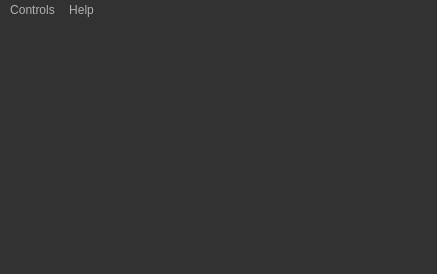
<?xml version="1.0" encoding="UTF-8"?>
<ui version="4.0">
 <class>MainWindow</class>
 <widget class="QMainWindow" name="MainWindow">
  <property name="geometry">
   <rect>
    <x>0</x>
    <y>0</y>
    <width>437</width>
    <height>274</height>
   </rect>
  </property>
  <property name="windowTitle">
   <string>Rubix Cube Game 3D! - Remastered</string>
  </property>
  <property name="windowIcon">
   <iconset resource="resource.qrc">
    <normaloff>:/Images/Icon.ico</normaloff>:/Images/Icon.ico</iconset>
  </property>
  <property name="styleSheet">
   <string notr="true">QToolTip
{
     border: 1px solid black;
     background-color: #ffa02f;
     padding: 1px;
     border-radius: 3px;
     opacity: 100;
}

QWidget
{
    color: #b1b1b1;
    background-color: #323232;
}

QWidget:item:hover
{
    background-color: QLinearGradient( x1: 0, y1: 0, x2: 0, y2: 1, stop: 0 #ffa02f, stop: 1 #ca0619);
    color: #000000;
}

QWidget:item:selected
{
    background-color: QLinearGradient( x1: 0, y1: 0, x2: 0, y2: 1, stop: 0 #ffa02f, stop: 1 #d7801a);
}

QMenuBar::item
{
    background: transparent;
}

QMenuBar::item:selected
{
    background: transparent;
    border: 1px solid #ffaa00;
}

QMenuBar::item:pressed
{
    background: #444;
    border: 1px solid #000;
    background-color: QLinearGradient(
        x1:0, y1:0,
        x2:0, y2:1,
        stop:1 #212121,
        stop:0.4 #343434/*,
        stop:0.2 #343434,
        stop:0.1 #ffaa00*/
    );
    margin-bottom:-1px;
    padding-bottom:1px;
}

QMenu
{
    border: 1px solid #000;
}

QMenu::item
{
    padding: 2px 20px 2px 20px;
}

QMenu::item:selected
{
    color: #000000;
}

QWidget:disabled
{
    color: #404040;
    background-color: #323232;
}

QAbstractItemView
{
    background-color: QLinearGradient( x1: 0, y1: 0, x2: 0, y2: 1, stop: 0 #4d4d4d, stop: 0.1 #646464, stop: 1 #5d5d5d);
}

QWidget:focus
{
    /*border: 2px solid QLinearGradient( x1: 0, y1: 0, x2: 0, y2: 1, stop: 0 #ffa02f, stop: 1 #d7801a);*/
}

QLineEdit
{
    background-color: QLinearGradient( x1: 0, y1: 0, x2: 0, y2: 1, stop: 0 #4d4d4d, stop: 0 #646464, stop: 1 #5d5d5d);
    padding: 1px;
    border-style: solid;
    border: 1px solid #1e1e1e;
    border-radius: 5;
}

QPushButton
{
    color: #b1b1b1;
    background-color: QLinearGradient( x1: 0, y1: 0, x2: 0, y2: 1, stop: 0 #565656, stop: 0.1 #525252, stop: 0.5 #4e4e4e, stop: 0.9 #4a4a4a, stop: 1 #464646);
    border-width: 1px;
    border-color: #1e1e1e;
    border-style: solid;
    border-radius: 6;
    padding: 3px;
    font-size: 12px;
    padding-left: 5px;
    padding-right: 5px;
}

QPushButton:pressed
{
    background-color: QLinearGradient( x1: 0, y1: 0, x2: 0, y2: 1, stop: 0 #2d2d2d, stop: 0.1 #2b2b2b, stop: 0.5 #292929, stop: 0.9 #282828, stop: 1 #252525);
}

QComboBox
{
    selection-background-color: #ffaa00;
    background-color: QLinearGradient( x1: 0, y1: 0, x2: 0, y2: 1, stop: 0 #565656, stop: 0.1 #525252, stop: 0.5 #4e4e4e, stop: 0.9 #4a4a4a, stop: 1 #464646);
    border-style: solid;
    border: 1px solid #1e1e1e;
    border-radius: 5;
}

QComboBox:hover,QPushButton:hover
{
    border: 2px solid QLinearGradient( x1: 0, y1: 0, x2: 0, y2: 1, stop: 0 #ffa02f, stop: 1 #d7801a);
}


QComboBox:on
{
    padding-top: 3px;
    padding-left: 4px;
    background-color: QLinearGradient( x1: 0, y1: 0, x2: 0, y2: 1, stop: 0 #2d2d2d, stop: 0.1 #2b2b2b, stop: 0.5 #292929, stop: 0.9 #282828, stop: 1 #252525);
    selection-background-color: #ffaa00;
}

QComboBox QAbstractItemView
{
    border: 2px solid darkgray;
    selection-background-color: QLinearGradient( x1: 0, y1: 0, x2: 0, y2: 1, stop: 0 #ffa02f, stop: 1 #d7801a);
}

QComboBox::drop-down
{
     subcontrol-origin: padding;
     subcontrol-position: top right;
     width: 15px;

     border-left-width: 0px;
     border-left-color: darkgray;
     border-left-style: solid; /* just a single line */
     border-top-right-radius: 3px; /* same radius as the QComboBox */
     border-bottom-right-radius: 3px;
 }

QComboBox::down-arrow
{
     image: url(:/imgs/down_arrow.png);
}

QGroupBox:focus
{
border: 2px solid QLinearGradient( x1: 0, y1: 0, x2: 0, y2: 1, stop: 0 #ffa02f, stop: 1 #d7801a);
}

QTextEdit:focus
{
    border: 2px solid QLinearGradient( x1: 0, y1: 0, x2: 0, y2: 1, stop: 0 #ffa02f, stop: 1 #d7801a);
}

QScrollBar:horizontal {
     border: 1px solid #222222;
     background: QLinearGradient( x1: 0, y1: 0, x2: 0, y2: 1, stop: 0.0 #121212, stop: 0.2 #282828, stop: 1 #484848);
     height: 7px;
     margin: 0px 16px 0 16px;
}

QScrollBar::handle:horizontal
{
      background: QLinearGradient( x1: 0, y1: 0, x2: 1, y2: 0, stop: 0 #ffa02f, stop: 0.5 #d7801a, stop: 1 #ffa02f);
      min-height: 20px;
      border-radius: 2px;
}

QScrollBar::add-line:horizontal {
      border: 1px solid #1b1b19;
      border-radius: 2px;
      background: QLinearGradient( x1: 0, y1: 0, x2: 1, y2: 0, stop: 0 #ffa02f, stop: 1 #d7801a);
      width: 14px;
      subcontrol-position: right;
      subcontrol-origin: margin;
}

QScrollBar::sub-line:horizontal {
      border: 1px solid #1b1b19;
      border-radius: 2px;
      background: QLinearGradient( x1: 0, y1: 0, x2: 1, y2: 0, stop: 0 #ffa02f, stop: 1 #d7801a);
      width: 14px;
     subcontrol-position: left;
     subcontrol-origin: margin;
}

QScrollBar::right-arrow:horizontal, QScrollBar::left-arrow:horizontal
{
      border: 1px solid black;
      width: 1px;
      height: 1px;
      background: white;
}

QScrollBar::add-page:horizontal, QScrollBar::sub-page:horizontal
{
      background: none;
}

QScrollBar:vertical
{
      background: QLinearGradient( x1: 0, y1: 0, x2: 1, y2: 0, stop: 0.0 #121212, stop: 0.2 #282828, stop: 1 #484848);
      width: 7px;
      margin: 16px 0 16px 0;
      border: 1px solid #222222;
}

QScrollBar::handle:vertical
{
      background: QLinearGradient( x1: 0, y1: 0, x2: 0, y2: 1, stop: 0 #ffa02f, stop: 0.5 #d7801a, stop: 1 #ffa02f);
      min-height: 20px;
      border-radius: 2px;
}

QScrollBar::add-line:vertical
{
      border: 1px solid #1b1b19;
      border-radius: 2px;
      background: QLinearGradient( x1: 0, y1: 0, x2: 0, y2: 1, stop: 0 #ffa02f, stop: 1 #d7801a);
      height: 14px;
      subcontrol-position: bottom;
      subcontrol-origin: margin;
}

QScrollBar::sub-line:vertical
{
      border: 1px solid #1b1b19;
      border-radius: 2px;
      background: QLinearGradient( x1: 0, y1: 0, x2: 0, y2: 1, stop: 0 #d7801a, stop: 1 #ffa02f);
      height: 14px;
      subcontrol-position: top;
      subcontrol-origin: margin;
}

QScrollBar::up-arrow:vertical, QScrollBar::down-arrow:vertical
{
      border: 1px solid black;
      width: 1px;
      height: 1px;
      background: white;
}


QScrollBar::add-page:vertical, QScrollBar::sub-page:vertical
{
      background: none;
}

QTextEdit
{
    background-color: #242424;
}

QPlainTextEdit
{
    background-color: #242424;
}

QHeaderView::section
{
    background-color: QLinearGradient(x1:0, y1:0, x2:0, y2:1, stop:0 #616161, stop: 0.5 #505050, stop: 0.6 #434343, stop:1 #656565);
    color: white;
    padding-left: 4px;
    border: 1px solid #6c6c6c;
}

QCheckBox:disabled
{
color: #414141;
}

QDockWidget::title
{
    text-align: center;
    spacing: 3px; /* spacing between items in the tool bar */
    background-color: QLinearGradient(x1:0, y1:0, x2:0, y2:1, stop:0 #323232, stop: 0.5 #242424, stop:1 #323232);
}

QDockWidget::close-button, QDockWidget::float-button
{
    text-align: center;
    spacing: 1px; /* spacing between items in the tool bar */
    background-color: QLinearGradient(x1:0, y1:0, x2:0, y2:1, stop:0 #323232, stop: 0.5 #242424, stop:1 #323232);
}

QDockWidget::close-button:hover, QDockWidget::float-button:hover
{
    background: #242424;
}

QDockWidget::close-button:pressed, QDockWidget::float-button:pressed
{
    padding: 1px -1px -1px 1px;
}

QMainWindow::separator
{
    background-color: QLinearGradient(x1:0, y1:0, x2:0, y2:1, stop:0 #161616, stop: 0.5 #151515, stop: 0.6 #212121, stop:1 #343434);
    color: white;
    padding-left: 4px;
    border: 1px solid #4c4c4c;
    spacing: 3px; /* spacing between items in the tool bar */
}

QMainWindow::separator:hover
{

    background-color: QLinearGradient(x1:0, y1:0, x2:0, y2:1, stop:0 #d7801a, stop:0.5 #b56c17 stop:1 #ffa02f);
    color: white;
    padding-left: 4px;
    border: 1px solid #6c6c6c;
    spacing: 3px; /* spacing between items in the tool bar */
}

QToolBar::handle
{
     spacing: 3px; /* spacing between items in the tool bar */
     background: url(:/imgs/handle.png);
}

QMenu::separator
{
    height: 2px;
    background-color: QLinearGradient(x1:0, y1:0, x2:0, y2:1, stop:0 #161616, stop: 0.5 #151515, stop: 0.6 #212121, stop:1 #343434);
    color: white;
    padding-left: 4px;
    margin-left: 10px;
    margin-right: 5px;
}

QProgressBar
{
    border: 2px solid grey;
    border-radius: 5px;
    text-align: center;
}

QProgressBar::chunk
{
    background-color: #d7801a;
    width: 2.15px;
    margin: 0.5px;
}

QTabBar::tab {
    color: #b1b1b1;
    border: 1px solid #444;
    border-bottom-style: none;
    background-color: #323232;
    padding-left: 10px;
    padding-right: 10px;
    padding-top: 3px;
    padding-bottom: 2px;
    margin-right: -1px;
}

QTabWidget::pane {
    border: 1px solid #444;
    top: 1px;
}

QTabBar::tab:last
{
    margin-right: 0; /* the last selected tab has nothing to overlap with on the right */
    border-top-right-radius: 3px;
}

QTabBar::tab:first:!selected
{
 margin-left: 0px; /* the last selected tab has nothing to overlap with on the right */


    border-top-left-radius: 3px;
}

QTabBar::tab:!selected
{
    color: #b1b1b1;
    border-bottom-style: solid;
    margin-top: 3px;
    background-color: QLinearGradient(x1:0, y1:0, x2:0, y2:1, stop:1 #212121, stop:.4 #343434);
}

QTabBar::tab:selected
{
    border-top-left-radius: 3px;
    border-top-right-radius: 3px;
    margin-bottom: 0px;
}

QTabBar::tab:!selected:hover
{
    /*border-top: 2px solid #ffaa00;
    padding-bottom: 3px;*/
    border-top-left-radius: 3px;
    border-top-right-radius: 3px;
    background-color: QLinearGradient(x1:0, y1:0, x2:0, y2:1, stop:1 #212121, stop:0.4 #343434, stop:0.2 #343434, stop:0.1 #ffaa00);
}

QRadioButton::indicator:checked, QRadioButton::indicator:unchecked{
    color: #b1b1b1;
    background-color: #323232;
    border: 1px solid #b1b1b1;
    border-radius: 6px;
}

QRadioButton::indicator:checked
{
    background-color: qradialgradient(
        cx: 0.5, cy: 0.5,
        fx: 0.5, fy: 0.5,
        radius: 1.0,
        stop: 0.25 #ffaa00,
        stop: 0.3 #323232
    );
}

QCheckBox::indicator{
    color: #b1b1b1;
    background-color: #323232;
    border: 1px solid #b1b1b1;
    width: 9px;
    height: 9px;
}

QRadioButton::indicator
{
    border-radius: 6px;
}

QRadioButton::indicator:hover, QCheckBox::indicator:hover
{
    border: 1px solid #ffaa00;
}

QCheckBox::indicator:checked
{
    image:url(:/imgs/checkbox.png);
}

QCheckBox::indicator:disabled, QRadioButton::indicator:disabled
{
    border: 1px solid #444;
}</string>
  </property>
  <widget class="QWidget" name="centralWidget"/>
  <widget class="QMenuBar" name="menuBar">
   <property name="geometry">
    <rect>
     <x>0</x>
     <y>0</y>
     <width>437</width>
     <height>21</height>
    </rect>
   </property>
   <widget class="QMenu" name="menuHelp">
    <property name="title">
     <string>Help</string>
    </property>
    <addaction name="actionAbout"/>
   </widget>
   <widget class="QMenu" name="menuControls">
    <property name="title">
     <string>Controls</string>
    </property>
    <addaction name="actionStart_challenge"/>
   </widget>
   <addaction name="menuControls"/>
   <addaction name="menuHelp"/>
  </widget>
  <widget class="QStatusBar" name="statusBar"/>
  <action name="actionAbout">
   <property name="text">
    <string>About</string>
   </property>
  </action>
  <action name="actionStart_challenge">
   <property name="text">
    <string>Start challenge</string>
   </property>
   <property name="shortcut">
    <string>Space</string>
   </property>
  </action>
 </widget>
 <layoutdefault spacing="6" margin="11"/>
 <resources>
  <include location="resource.qrc"/>
 </resources>
 <connections/>
</ui>
